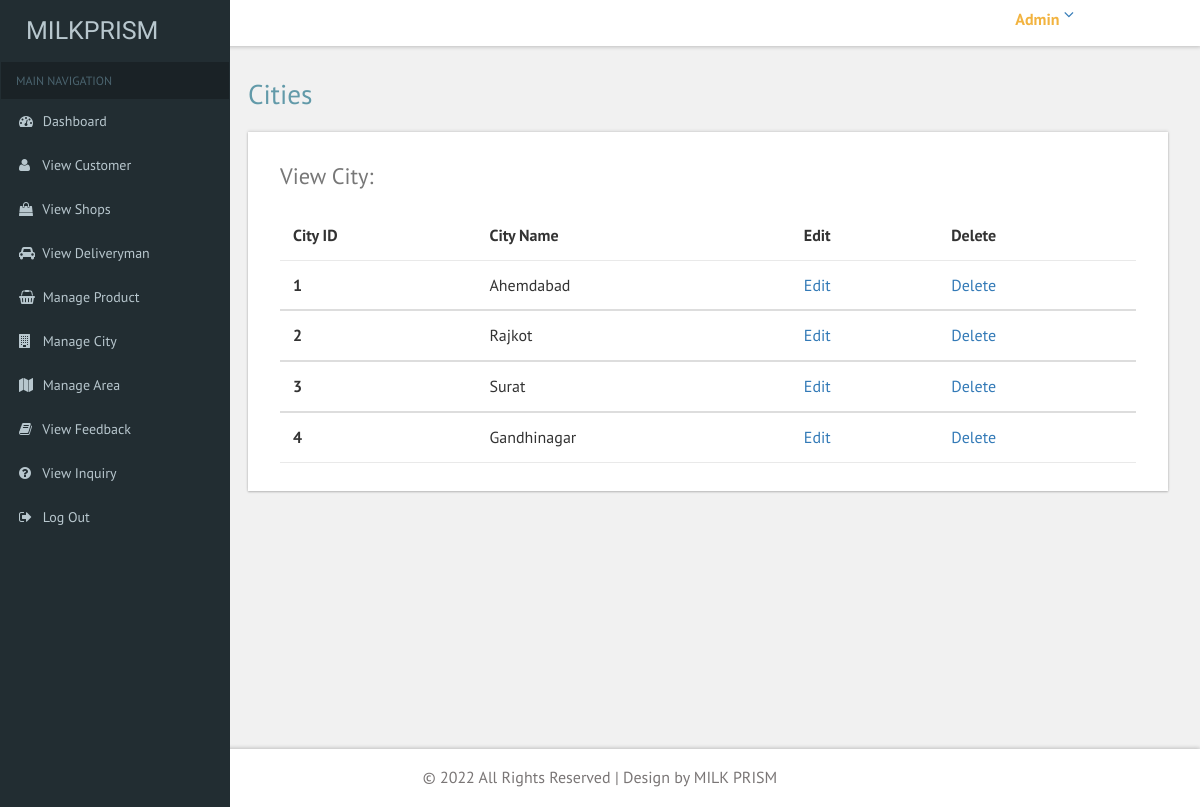
/ADMIN/view_city.php (signed in), run on the app's committed database.
### tables this page shows
CREATE TABLE `city` (
  `city_id` int(11) NOT NULL,
  `city_name` varchar(100) NOT NULL
);

### ADMIN/view_city.php (the view, shortened to what this page needs)
<?php
include "common/connection.php";
$category = $con->query("select * from city");
?>
<!DOCTYPE HTML>
<html>
<head>
<link href="css/bootstrap.css" rel='stylesheet' type='text/css' />
<link href="css/style.css" rel='stylesheet' type='text/css' />
<link href="css/font-awesome.css" rel="stylesheet">
 <link href='css/SidebarNav.min.css' media='all' rel='stylesheet' type='text/css'/>
<link href="css/custom.css" rel="stylesheet">
</head>
<body class="cbp-spmenu-push">
	<div class="main-content">
	<div class="cbp-spmenu cbp-spmenu-vertical cbp-spmenu-left" id="cbp-spmenu-s1">
		<aside class="sidebar-left">
      <?php include "common/sidebar.php"; ?>
    </aside>
	</div>
		<?php include "common/header.php"; ?>
		<div id="page-wrapper">
			<div class="main-page">
				<div class="tables">
					<h2 class="title1">Cities</h2>
					<div class="panel-body widget-shadow">
						<h4>View City:</h4>
						<table class="table">
							<thead>
								<tr>
								  <th>City ID</th>
								  <th>City Name</th>
								  <th>Edit</th>
								  <th>Delete</th>
								</tr>
							</thead>
							<?php
								while($row = $category->fetch_object())
								{
							?>
							<tbody>
								<tr>
								  <th scope="row"><?php echo "$row->city_id"; ?></th>
								  <td><?php echo "$row->city_name"; ?></td>
								  <td><a href="edit_city.php?ecityid=<?php echo "$row->city_id";?>">Edit</a></td>
								  <td><a href="delete_city.php?delcityid=<?php echo "$row->city_id";?>">Delete</a></td>
								</tr>
							</tbody>
							<?php
								}
							?>
						</table>
					</div>
				</div>
			</div>
		</div>
		<?php include "common/footer.php"; ?>
	</div>
</body>
</html>

### ADMIN/common/header.php (shortened to what this page needs)
<?php
include "connection.php";
$id = $_SESSION["id"];
$admin = $con->query("select * from admin where id='$id'");
$row = $admin->fetch_object();
?>
<div class="sticky-header header-section ">
			<div class="header-right">
				<div class="profile_details">
					<ul>
						<li class="dropdown profile_details_drop">
							<a href="#" class="dropdown-toggle" data-toggle="dropdown" aria-expanded="false">
								<div class="profile_img">
									<div class="user-name">
										<p><?php echo "$row->name";?></p>
									</div>
									<i class="fa fa-angle-down"></i>
								</div>
							</a>
						</li>
					</ul>
				</div>
				<div class="clearfix"> </div>
			</div>
			<div class="clearfix"> </div>
		</div>

### ADMIN/css/custom.css (style rules this page uses)
#page-wrapper { padding:5em 2em 2.5em; background-color: #F1F1F1; }

### data on the page
city: city_id "1", city_name "Ahemdabad"
city: city_id "2", city_name "Rajkot"
city: city_id "3", city_name "Surat"
city: city_id "4", city_name "Gandhinagar"

### other printed values
$row->name "Admin"
